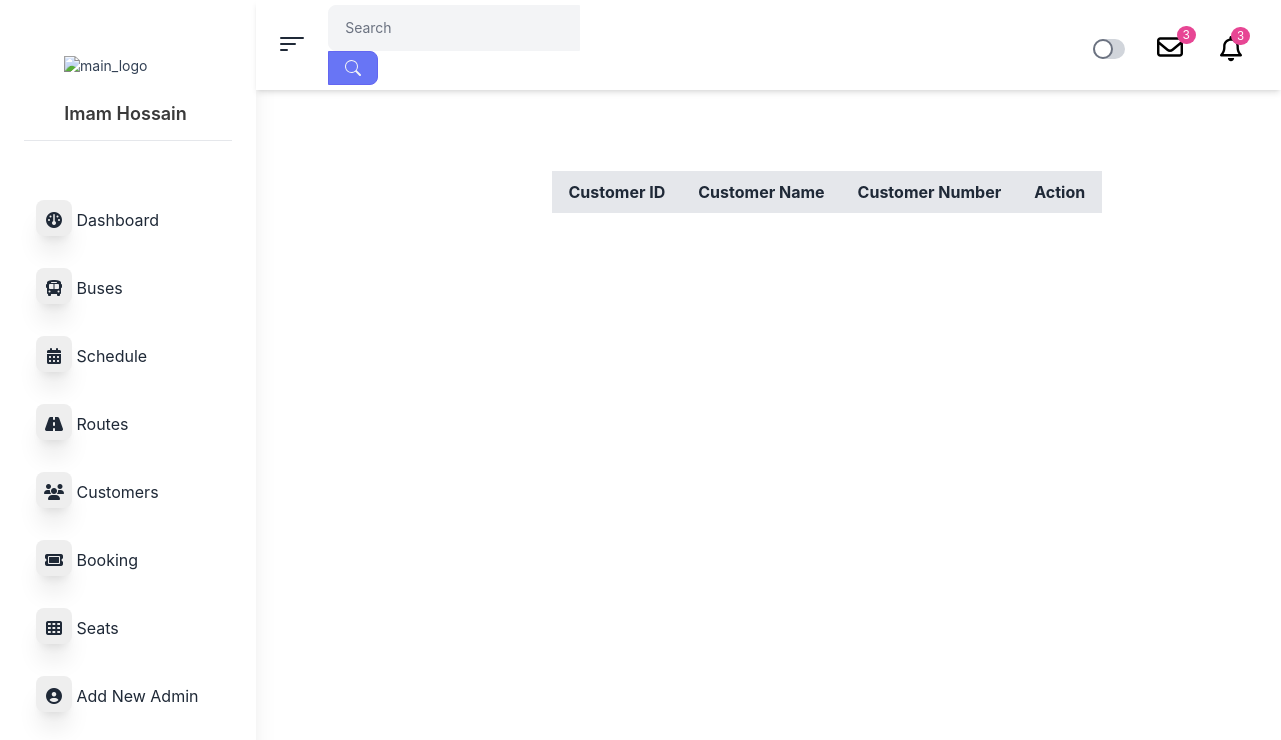
Before: /AdminPanle/dashboard.php?pages=customar with the older database file.
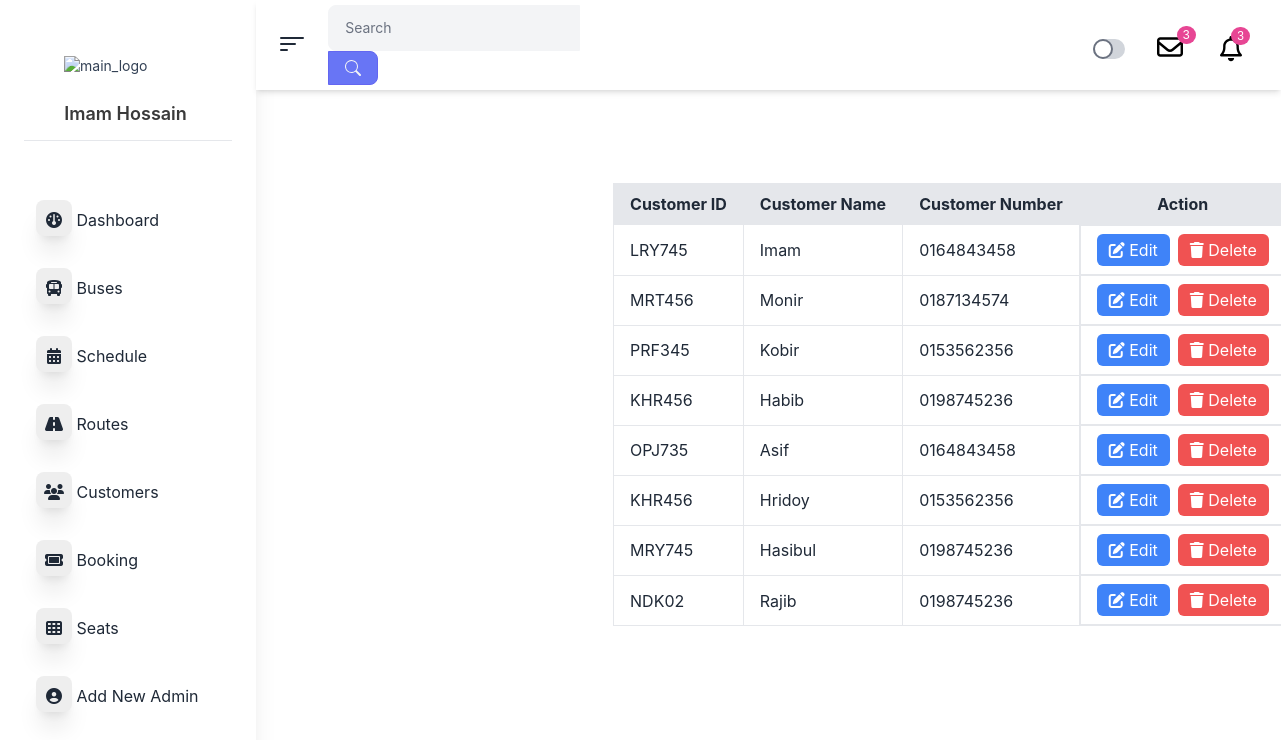
After: the same page with the newer database file.
### tables this page shows
CREATE TABLE `bookings` (
  `id` int(11) NOT NULL,
  `customerId` varchar(255) NOT NULL,
  `customerName` varchar(255) NOT NULL,
  `customerNumber` varchar(20) NOT NULL,
  `route` varchar(255) NOT NULL,
  `destination` varchar(255) NOT NULL,
  `selectBus` varchar(50) NOT NULL,
  `seat` text NOT NULL,
  `amount` decimal(10,2) NOT NULL
);

### AdminPanle/pages/customar.php (the view, shortened to what this page needs)
<?php
$conn = mysqli_connect("localhost","root","","shohoz_bus");
?>
<!DOCTYPE html>
<html lang="en">
<head>
    <link href="https://cdn.jsdelivr.net/npm/daisyui@4.12.14/dist/full.min.css" rel="stylesheet" type="text/css" />
    <link href="https://cdn.jsdelivr.net/npm/flowbite@2.5.2/dist/flowbite.min.css" rel="stylesheet" />
    <script src="https://cdn.tailwindcss.com"></script>
</head>
<body>
    <section>
        <div>
            <div class="overflow-x-auto ml-[50%] mt-[10%]  w-full mb-6">
                <table class="min-w-full table-auto border border-collapse">
                    <thead>
                        <tr class="bg-[#e5e7eb]">
                            <th class="border px-4 py-2">Customer ID</th>
                            <th class="border px-4 py-2">Customer Name</th>
                            <th class="border px-4 py-2">Customer Number</th>
                            <th class="border px-4 py-2">Action</th>
                        </tr>
                    </thead>
                    <tbody>
                    <?php
                    $result = mysqli_query($conn, "SELECT * FROM bookings");
                    while ($row = mysqli_fetch_assoc($result)) {
                        echo "<tr class='hover:bg-[#e5e7eb]'>
                                <td class='border px-4 py-2'>{$row['customerId']}</td>
                                <td class='border px-4 py-2'>{$row['customerName']}</td>
                                <td class='border px-4 py-2'>{$row['customerNumber']}</td>
                                <td class='px-4 flex gap-2 py-2 border text-center'>
                                    <button class='text-white rounded-md px-3 py-1 bg-blue-500 edit-button'
                                            data-id='{$row['id']}'
                                            data-name='{$row['customerName']}'
                                            data-number='{$row['customerNumber']}'>
                                        <i class='fas fa-edit'></i> Edit
                                    </button>
                                    <a href='dashboard.php?pages=booking&deleteId={$row['id']}'
                                       class='text-white rounded-md px-3 py-1 bg-red-500'
                                       onclick='return confirm(\"Are you sure you want to delete this booking?\");'>
                                       <i class='fas fa-trash'></i> Delete
                                    </a>
                                </td>
                              </tr>";
                    }
                    ?>
                    </tbody>
                </table>
            </div>
        </div>
    </section>
</body>
</html>

Changed rows visible on the page:
added bookings: customerId "LRY745", customerName "Imam", customerNumber "0164843458"
added bookings: customerId "MRT456", customerName "Monir", customerNumber "0187134574"
added bookings: customerId "PRF345", customerName "Kobir", customerNumber "0153562356"
added bookings: customerId "KHR456", customerName "Habib", customerNumber "0198745236"
added bookings: customerId "OPJ735", customerName "Asif", customerNumber "0164843458"
added bookings: customerId "KHR456", customerName "Hridoy", customerNumber "0153562356"
added bookings: customerId "MRY745", customerName "Hasibul", customerNumber "0198745236"
added bookings: customerId "NDK02", customerName "Rajib", customerNumber "0198745236"
